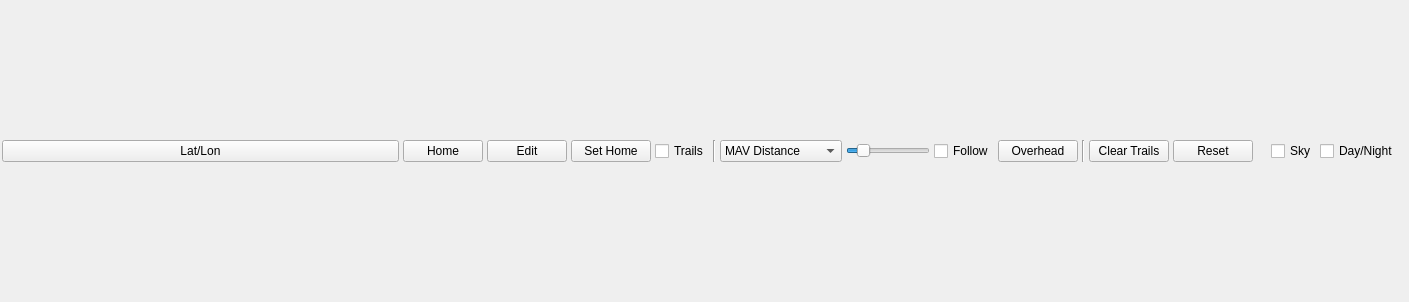
<?xml version="1.0" encoding="UTF-8"?>
<ui version="4.0">
 <class>QGCGoogleEarthView</class>
 <widget class="QWidget" name="QGCGoogleEarthView">
  <property name="geometry">
   <rect>
    <x>0</x>
    <y>0</y>
    <width>1409</width>
    <height>302</height>
   </rect>
  </property>
  <property name="windowTitle">
   <string>Form</string>
  </property>
  <layout class="QGridLayout" name="gridLayout" columnstretch="1,0,0,0,0,0,0,0,0,0,0,0,0,0,0,0,0,0">
   <property name="leftMargin">
    <number>2</number>
   </property>
   <property name="topMargin">
    <number>2</number>
   </property>
   <property name="rightMargin">
    <number>2</number>
   </property>
   <property name="bottomMargin">
    <number>2</number>
   </property>
   <property name="horizontalSpacing">
    <number>4</number>
   </property>
   <property name="verticalSpacing">
    <number>2</number>
   </property>
   <item row="1" column="1">
    <widget class="QPushButton" name="goHomeButton">
     <property name="toolTip">
      <string>Go to home location</string>
     </property>
     <property name="statusTip">
      <string>Go to home location</string>
     </property>
     <property name="whatsThis">
      <string>Go to home location</string>
     </property>
     <property name="text">
      <string>Home</string>
     </property>
    </widget>
   </item>
   <item row="1" column="8">
    <widget class="QCheckBox" name="followAirplaneCheckbox">
     <property name="toolTip">
      <string>Chase the MAV</string>
     </property>
     <property name="statusTip">
      <string>Chase the MAV</string>
     </property>
     <property name="whatsThis">
      <string>Chase the MAV</string>
     </property>
     <property name="text">
      <string>Follow</string>
     </property>
    </widget>
   </item>
   <item row="1" column="15">
    <widget class="QCheckBox" name="daylightCheckBox">
     <property name="toolTip">
      <string>Enable day/night light. Not recommended for mission execution, only for visualization.</string>
     </property>
     <property name="statusTip">
      <string>Enable day/night light. Not recommended for mission execution, only for visualization.</string>
     </property>
     <property name="text">
      <string>Day/Night</string>
     </property>
    </widget>
   </item>
   <item row="1" column="14">
    <widget class="QCheckBox" name="atmosphereCheckBox">
     <property name="toolTip">
      <string>Enable the atmosphere visualization. Not recommended for mission execution, only for visualization</string>
     </property>
     <property name="statusTip">
      <string>Enable the atmosphere visualization. Not recommended for mission execution, only for visualization</string>
     </property>
     <property name="text">
      <string>Sky</string>
     </property>
    </widget>
   </item>
   <item row="1" column="11">
    <widget class="QPushButton" name="clearTrailsButton">
     <property name="toolTip">
      <string>Delete all waypoints</string>
     </property>
     <property name="statusTip">
      <string>Delete all waypoints</string>
     </property>
     <property name="whatsThis">
      <string>Delete all waypoints</string>
     </property>
     <property name="text">
      <string>Clear Trails</string>
     </property>
    </widget>
   </item>
   <item row="1" column="7">
    <widget class="QSlider" name="camDistanceSlider">
     <property name="toolTip">
      <string>Distance of the chase camera to the MAV</string>
     </property>
     <property name="statusTip">
      <string>Distance of the chase camera to the MAV</string>
     </property>
     <property name="whatsThis">
      <string>Distance of the chase camera to the MAV</string>
     </property>
     <property name="minimum">
      <number>100</number>
     </property>
     <property name="maximum">
      <number>20000</number>
     </property>
     <property name="value">
      <number>3000</number>
     </property>
     <property name="orientation">
      <enum>Qt::Horizontal</enum>
     </property>
    </widget>
   </item>
   <item row="1" column="5">
    <widget class="Line" name="line">
     <property name="orientation">
      <enum>Qt::Vertical</enum>
     </property>
    </widget>
   </item>
   <item row="1" column="9">
    <widget class="QPushButton" name="changeViewButton">
     <property name="text">
      <string>Overhead</string>
     </property>
    </widget>
   </item>
   <item row="1" column="13">
    <spacer name="horizontalSpacer">
     <property name="orientation">
      <enum>Qt::Horizontal</enum>
     </property>
     <property name="sizeType">
      <enum>QSizePolicy::MinimumExpanding</enum>
     </property>
     <property name="sizeHint" stdset="0">
      <size>
       <width>10</width>
       <height>20</height>
      </size>
     </property>
    </spacer>
   </item>
   <item row="1" column="3">
    <widget class="QPushButton" name="setHomeButton">
     <property name="text">
      <string>Set Home</string>
     </property>
     <property name="checkable">
      <bool>true</bool>
     </property>
    </widget>
   </item>
   <item row="0" column="0" colspan="18">
    <layout class="QVBoxLayout" name="webViewLayout"/>
   </item>
   <item row="1" column="12">
    <widget class="QPushButton" name="resetButton">
     <property name="text">
      <string>Reset</string>
     </property>
    </widget>
   </item>
   <item row="1" column="2">
    <widget class="QPushButton" name="editButton">
     <property name="toolTip">
      <string>Enable waypoint and home location edit mode</string>
     </property>
     <property name="statusTip">
      <string>Enable waypoint and home location edit mode</string>
     </property>
     <property name="text">
      <string>Edit</string>
     </property>
     <property name="checkable">
      <bool>true</bool>
     </property>
    </widget>
   </item>
   <item row="1" column="0">
    <widget class="QPushButton" name="toLatLonButton">
     <property name="text">
      <string>Lat/Lon</string>
     </property>
    </widget>
   </item>
   <item row="1" column="4">
    <widget class="QCheckBox" name="trailCheckbox">
     <property name="toolTip">
      <string>Show MAV trajectories</string>
     </property>
     <property name="statusTip">
      <string>Show MAV trajectories</string>
     </property>
     <property name="whatsThis">
      <string>Show MAV trajectories</string>
     </property>
     <property name="text">
      <string>Trails</string>
     </property>
    </widget>
   </item>
   <item row="1" column="6">
    <widget class="QComboBox" name="camDistanceComboBox">
     <property name="toolTip">
      <string>Select the MAV to chase</string>
     </property>
     <property name="statusTip">
      <string>Select the MAV to chase</string>
     </property>
     <property name="whatsThis">
      <string>Select the MAV to chase</string>
     </property>
     <item>
      <property name="text">
       <string>MAV Distance</string>
      </property>
     </item>
     <item>
      <property name="text">
       <string>Ground Distance</string>
      </property>
     </item>
    </widget>
   </item>
   <item row="1" column="10">
    <widget class="Line" name="line_2">
     <property name="orientation">
      <enum>Qt::Vertical</enum>
     </property>
    </widget>
   </item>
  </layout>
 </widget>
 <resources/>
 <connections/>
</ui>
